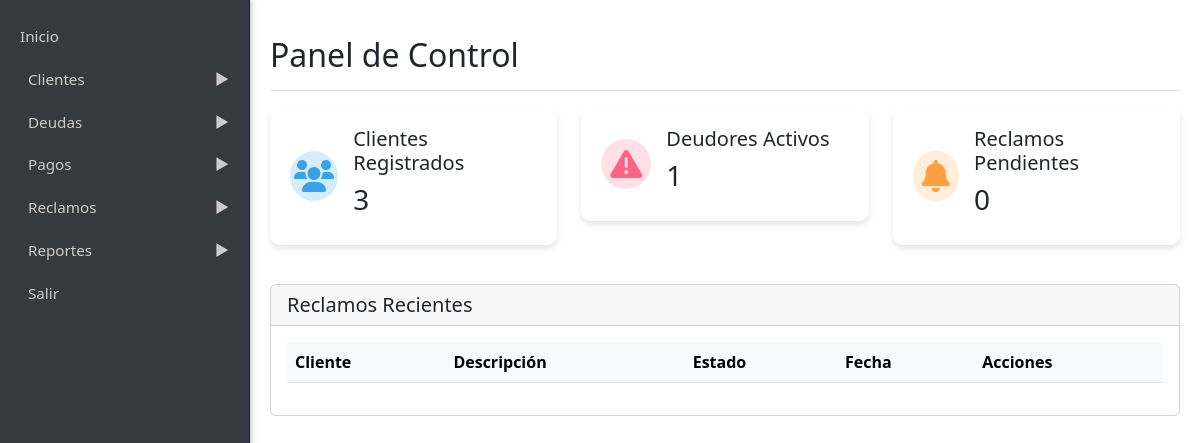
The page /gestor/index.php (signed in) on the database as committed earlier.
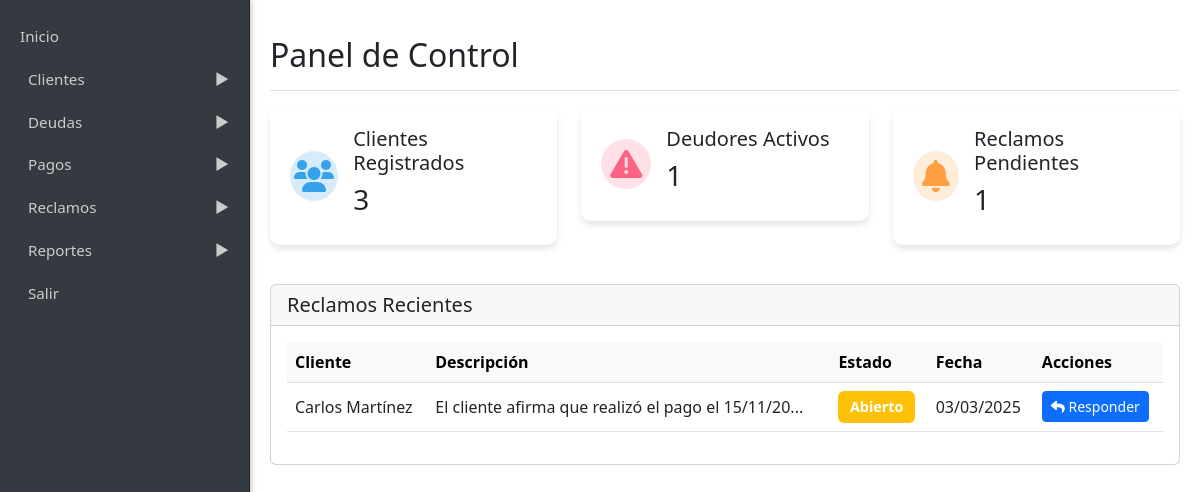
The same page on the database as committed later.
### tables this page shows
CREATE TABLE `reclamos` (
  `id` int NOT NULL,
  `cliente_id` int NOT NULL,
  `deuda_id` int DEFAULT NULL,
  `descripcion` text NOT NULL,
  `estado` enum('abierto','en_proceso','resuelto','cerrado') DEFAULT 'abierto',
  `created_at` timestamp NULL DEFAULT CURRENT_TIMESTAMP,
  `respuesta` text,
  `respondido_por` int DEFAULT NULL
);

CREATE TABLE `clientes` (
  `id` int NOT NULL,
  `usuario_id` int NOT NULL,
  `nombre` varchar(200) NOT NULL,
  `identificacion` varchar(20) DEFAULT NULL,
  `direccion` text,
  `telefono` varchar(20) DEFAULT NULL,
  `email` varchar(100) DEFAULT NULL,
  `created_at` timestamp NULL DEFAULT CURRENT_TIMESTAMP,
  `imagen` varchar(255) NOT NULL DEFAULT 'default.png'
);

### gestor/index.php (the view, shortened to what the changed rows need)
<?php
require_once 'inc/cnx.php';
?>
<!DOCTYPE html>
<html lang="es">
<head>
    <link href="https://cdn.jsdelivr.net/npm/bootstrap@5.3.0/dist/css/bootstrap.min.css" rel="stylesheet">
    <link rel="stylesheet" href="https://cdnjs.cloudflare.com/ajax/libs/font-awesome/6.0.0/css/all.min.css">
</head>
<body>
    <main>
        <div class="d-flex justify-content-between flex-wrap flex-md-nowrap align-items-center pt-3 pb-2 mb-3 border-bottom">
            <h1 class="h2">Panel de Control</h1>
        </div>
        <div class="row">
            <?php
            try {
                $stmt = $pdo->query("SELECT COUNT(id) AS total
                                   FROM reclamos
                                   WHERE estado IN ('abierto', 'en_proceso')");
                $total_reclamos = $stmt->fetch(PDO::FETCH_ASSOC)['total'];
            } catch(PDOException $e) {
                error_log("Error en consulta: " . $e->getMessage());
                $total_clientes = 0;
                $total_deudores = 0;
                $total_reclamos = 0;
            }
            ?>
            <div class="col-md-4">
                <div class="stat-card">
                    <div>
                        <h5>Reclamos Pendientes</h5>
                        <h3><?= number_format($total_reclamos) ?></h3>
                    </div>
                </div>
            </div>
        </div>
        <div class="card mt-4">
            <div class="card-body">
                <div class="table-responsive">
                    <table class="table table-hover align-middle">
                        <thead class="table-light">
                            <tr>
                                <th>Cliente</th>
                                <th>Descripción</th>
                                <th>Estado</th>
                                <th>Fecha</th>
                                <th>Acciones</th>
                            </tr>
                        </thead>
                        <tbody>
                            <?php
                            try {
                                $stmt = $pdo->query("SELECT r.*, c.nombre AS cliente_nombre
                                                    FROM reclamos r
                                                    JOIN clientes c ON r.cliente_id = c.id
                                                    WHERE r.estado != 'cerrado'
                                                    ORDER BY r.created_at DESC
                                                    LIMIT 10");
                                while ($reclamo = $stmt->fetch(PDO::FETCH_ASSOC)):
                                    $estado = strtolower($reclamo['estado']);
                                    $badge_color = match($estado) {
                                        'abierto' => 'bg-warning',
                                        'en_proceso' => 'bg-info',
                                        'resuelto' => 'bg-success',
                                        'cerrado' => 'bg-secondary',
                                        default => 'bg-secondary'
                                    };
                            ?>
                            <tr>
                                <td><?= htmlspecialchars($reclamo['cliente_nombre']) ?></td>
                                <td><?= htmlspecialchars(substr($reclamo['descripcion'], 0, 50)) . (strlen($reclamo['descripcion']) > 50 ? '...' : '') ?></td>
                                <td>
                                    <span class="badge <?= $badge_color ?>">
                                        <?= ucfirst($estado) ?>
                                    </span>
                                </td>
                                <td><?= date('d/m/Y', strtotime($reclamo['created_at'])) ?></td>
                                <td>
                                    <a href="inc/responder_reclamo.php?id=<?= $reclamo['id'] ?>"
                                       class="btn btn-sm btn-primary">
                                        <i class="fas fa-reply"></i> Responder
                                    </a>
                                </td>
                            </tr>
                            <?php
                                endwhile;
                            } catch(PDOException $e) {
                                echo '<tr><td colspan="5" class="text-center text-danger">Error al cargar los datos</td></tr>';
                                error_log("Error en consulta: " . $e->getMessage());
                            }
                            ?>
                        </tbody>
                    </table>
                </div>
            </div>
        </div>
    </main>
</body>
</html>

Rows that differ between the two databases and show on the page:
now on this page (row edited): reclamos: cliente.nombre "Carlos Martínez", descripcion "El cliente afirma que realizó el pago el 15/11/20", estado "Abierto", created_at "03/03/2025"
Other text that changed with them:
$total_reclamos: "0" → "1"
